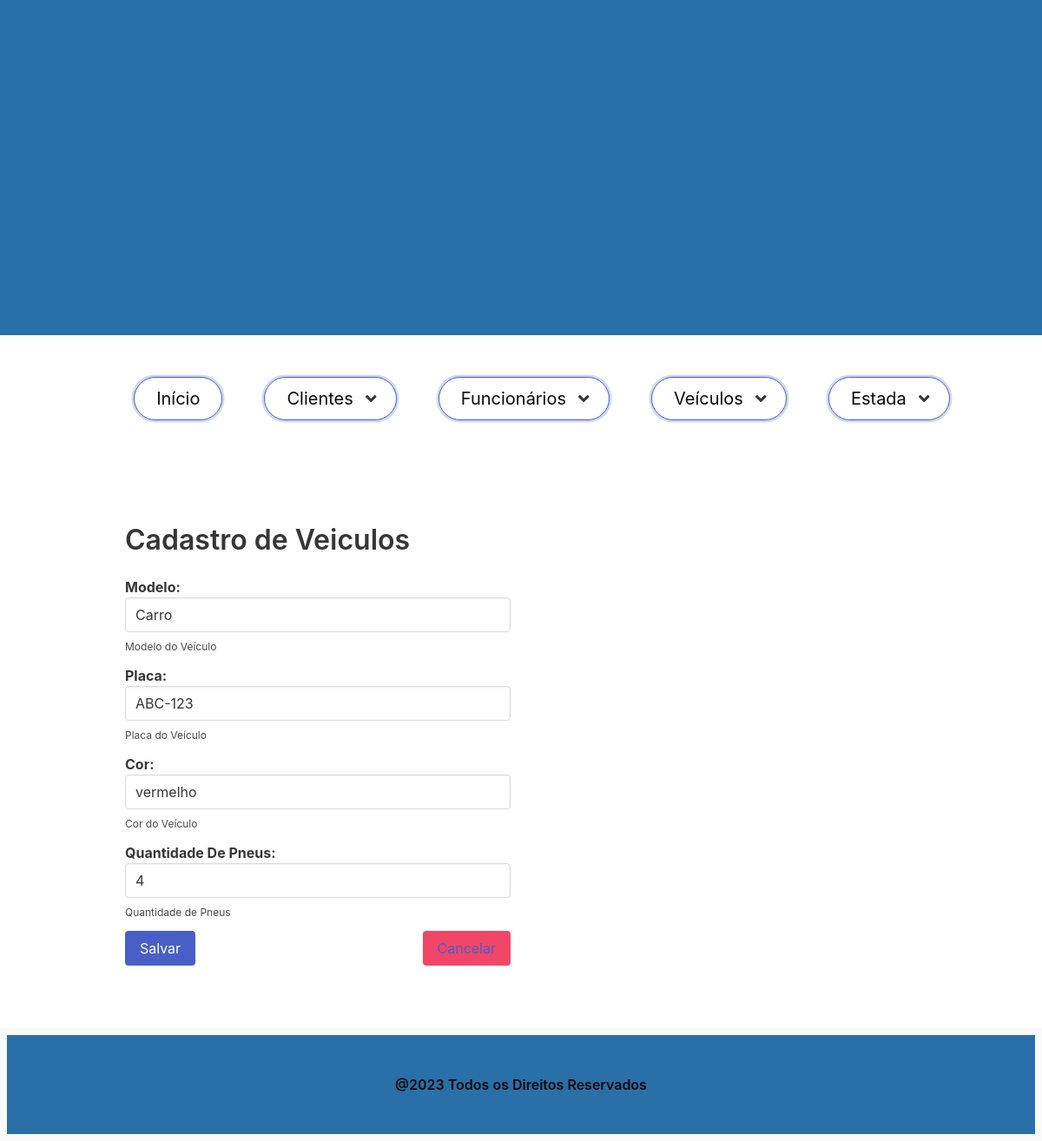
Screenshot of /1/veiculo/editar/ with the database file from the repository.
### veiculo/models.py (models this page shows, shortened)
class Veiculo(models.Model):
    modelo = models.CharField('Modelo', max_length=10, help_text='Modelo do Veículo')
    placa = models.CharField('Placa', max_length=10, help_text='Placa do Veículo')
    cor = models.CharField('Cor', max_length=10, help_text='Cor do Veículo')
    qtdPneu = models.DecimalField('Quantidade de Pneus', max_digits=1, decimal_places=0, help_text='Quantidade de Pneus')
    class Meta:
        verbose_name = 'Veículo'
        verbose_name_plural = 'Veículos'
        ordering = ['modelo']

### veiculo/views.py (the view)
# urls.py: path('<int:pk>/veiculo/editar/', VeiculoUpDateView.as_view(), name='veiculo_editar'),
class VeiculoUpDateView(UpdateView):
    form_class = VeiculoModelForm
    model = Veiculo
    template_name = 'veiculo_form.html'
    success_url = reverse_lazy('veiculos')

### veiculo/forms.py
class VeiculoModelForm(forms.ModelForm):
    class Meta:
        model = Veiculo
        fields = ['modelo', 'placa', 'cor', 'qtdPneu']
        widgets = {
            'modelo': forms.TextInput(
                attrs={'class': 'input', 'type': 'text', 'placeholder': 'Digite o modelo do veiculo'}),
            'placa': forms.TextInput(
                attrs={'class': 'input', 'type': 'text', 'placeholder': 'Digite a placa do veiculo'}),
            'cor': forms.TextInput(
                attrs={'class': 'input', 'type': 'text', 'placeholder': 'Digitea cor do veiculo'}),
            'qtdPneu': forms.TextInput(
                attrs={'class': 'input', 'type': 'text', 'placeholder': 'Digite a quantidade do veiculo'}),
        }

### veiculo/templates/veiculo_form.html (shortened to what this page needs)
{% extends "base.html" %}
{% block content %}
    <section class="section">
        <div class="container">
            <div class="column is-mobile">
                <div class="column is-half is-off-set-one-quarter">
                    <h3 class="title is-size-3">Cadastro de Veiculos</h3>
                    <form method="POST" enctype="multipart/form-data">
                        {% for field in form %}
                            <div class="field">
                                <label class="label is-capitalized">{{ field.label }}: {{ field }} </label>
                                {% if field.help_text %}
                                    <p class="help">{{ field.help_text }}</p>
                                {% endif %}
                            </div>
                            {% endfor %}
                        <button class="button is-link is-primary" type="submit">Salvar</button>
                        <button class="button is-danger is-pulled-right" type="reset">
                            <a href="{% url 'veiculos' %}">Cancelar</a>
                        </button>
                    </form>
                </div>
            </div>
        </div>
    </section>
{% endblock %}

### home/templates/base.html (style rules this page uses)
* { margin: 0; padding: 0; }

### rows the page displays
Veiculo: form "Carro" "ABC-123" "vermelho" "4"

### other values shown
{{ field.label }} "Modelo" "Placa" "Cor" "Quantidade De Pneus"
{{ field.help_text }} "Modelo do Veículo" "Placa do Veículo" "Cor do Veículo" "Quantidade de Pneus"
